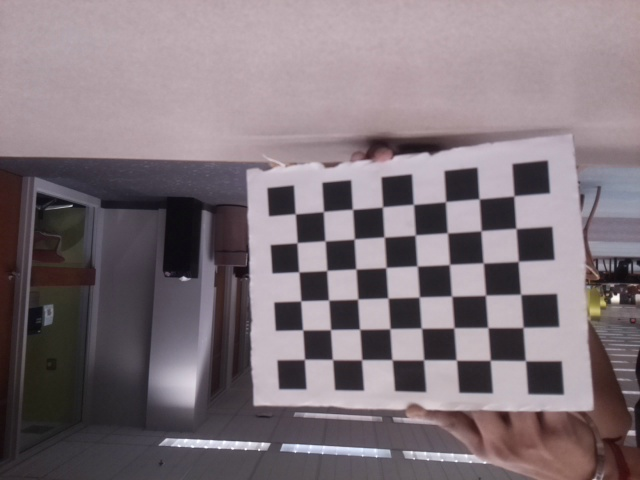
#> input picture tools/images/image_0.jpg, 640 x 480 px
$ python extrinsicCalibration.py
#> lines starting #> are read from the running program, lines starting #| are printed output that depends on the picture
# Estimate pose of camera with respect to the laser of the robot using non linear optimization given set of images and laser data

import cv2
import os
import numpy as np
import matplotlib.image as mpimg
# import matplotlib
# import matplotlib.pyplot as plt
# read rosbag package
import rosbag
# [83 lines of commented-out code are left out]
def projection(r, t, laser_data, image, K):
    #image = cv2.rotate(image, cv2.ROTATE_180)
    for i in laser_data:
        print(i)
        ReorderedLaserData = np.array([i[1], i[2], i[0]])
        points = r@(ReorderedLaserData + t)
        #print(points)
        # converting points in R3 to S2
        points = points/np.linalg.norm(points)
        points = np.append(points, 1)
        Projpoints = K@points
        u = Projpoints[0]/Projpoints[2]
        v = Projpoints[1]/Projpoints[2]
        print(Projpoints)
        image = cv2.circle(image, (int(u), int(v)), radius=1, color=(0,0,255), thickness=2)
    cv2.imshow('image', image)
    cv2.waitKey(0)

if __name__=="__main__":
    image = cv2.imread("images/image_0.jpg")
#> image is the input picture: shape (480, 640, 3); mean B, G, R 122.3, 116.2, 128.2
    image = cv2.rotate(image, cv2.ROTATE_180)
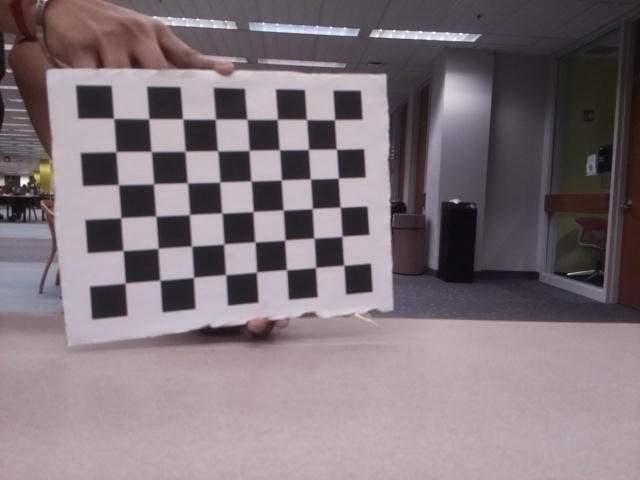
#> image: shape (480, 640, 3); mean B, G, R 122.3, 116.2, 128.2
    laser_scan = np.loadtxt("images/scan_0.txt")
    #print("input laser scan",laser_scan)
    rotation = np.eye(3)
    translation = np.array([0.08,-0.005, -0.06])
    K = np.array([[499.11014636/4, 0, 316.14098243, 0],[0, 498.6075723/3, 247.3739291, 0],[0,0,1, 0]])
    new_laser_scan = np.empty((1,3))
    for i in laser_scan:
        print("each laser scan",i)
        print("each laser scan y and x",i[1],i[0])
        if((i[1] > -3.0 and i[1] < 3.0)):
            if((i[0] > 1.3) and (i[0] < 2.0)):
                new_laser_scan = np.vstack((new_laser_scan, [i]))

    print("new laser scan",new_laser_scan)
    projection(rotation, translation, new_laser_scan, image, K)

    # theta = np.arange(0.0, 6.2657318115234375, 0.01745329238474369)


# generate the data in x,y,z and feed it to the projection function, plot in the image to see the laser points

$ run again, with tools/images/image_1.jpg copied over tools/images/image_0.jpg
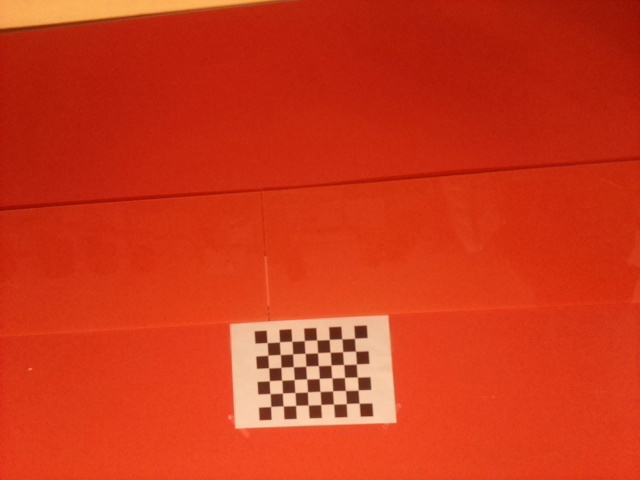
#> input picture tools/images/image_1.jpg, 640 x 480 px
#> image is the input picture: shape (480, 640, 3); mean B, G, R 25.6, 54.7, 206.8
#> `image = cv2.rotate(image, cv2.ROTATE_180)`:
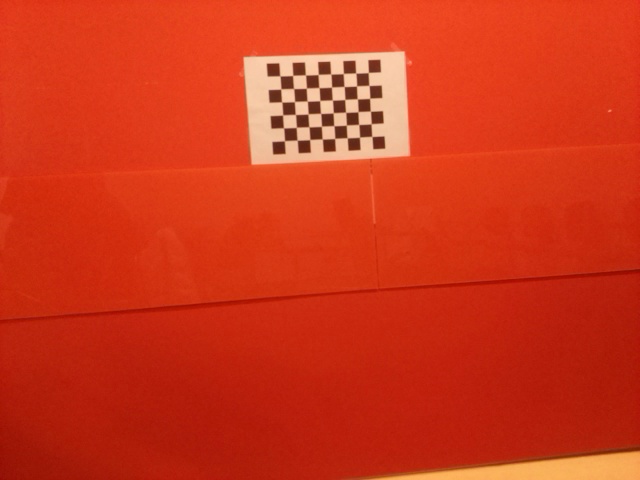
#> image: shape (480, 640, 3); mean B, G, R 25.6, 54.7, 206.8

$ run again, with tools/images/image_10.jpg copied over tools/images/image_0.jpg
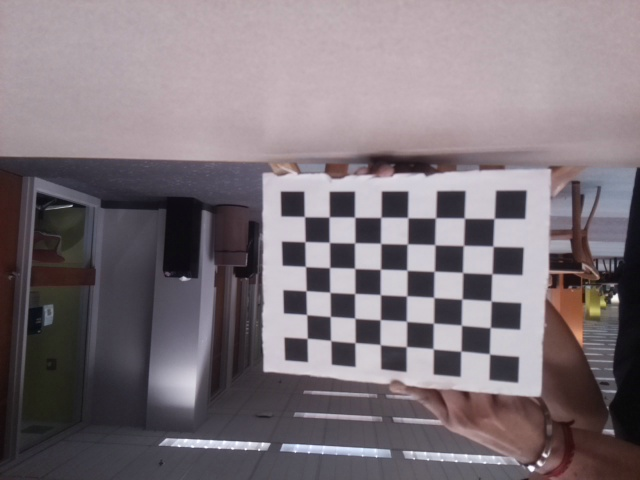
#> input picture tools/images/image_10.jpg, 640 x 480 px
#> image is the input picture: shape (480, 640, 3); mean B, G, R 122, 116.1, 126
#> `image = cv2.rotate(image, cv2.ROTATE_180)`:
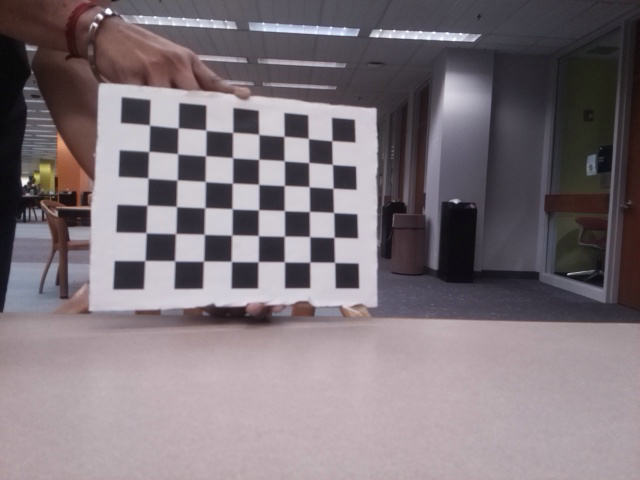
#> image: shape (480, 640, 3); mean B, G, R 122, 116.1, 126
